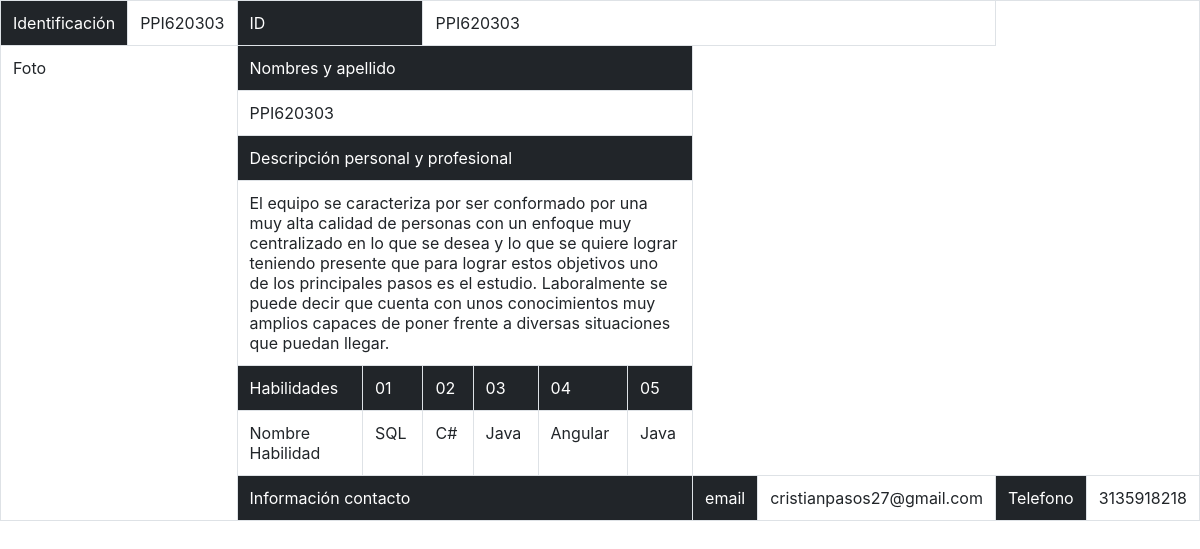
Screenshot of /formularios/Equipo.php with the database file from the repository.
### tables this page shows
CREATE TABLE `perfilequipo` (
  `idequipo` varchar(10) NOT NULL,
  `nombre` varchar(50) NOT NULL,
  `email` varchar(50) NOT NULL,
  `telefono` varchar(50) NOT NULL,
  `perfil` varchar(500) NOT NULL,
  `habilidad01` varchar(50) NOT NULL,
  `habilidad02` varchar(50) NOT NULL,
  `habilidad03` varchar(50) NOT NULL,
  `habilidad04` varchar(50) NOT NULL,
  `habilidad05` varchar(50) NOT NULL,
  `foto` varchar(50) NOT NULL
);

### clases.php (called while the page is built, shortened)
<?php
class db
{
    private $connect;
    function db_open()
    {
        $this->connect = new mysqli('localhost', 'root', '', 'website201901');
        $this->connect->set_charset('utf8');
    }
    function db_sql($sql)
    {
        $this->result = $this->connect->query($sql);
        return $this->result;
    }
}
?>

### formularios/Equipo.php (the view, shortened to what this page needs)
<html>
<head>
	<link rel="stylesheet" href="https://stackpath.bootstrapcdn.com/bootstrap/4.1.3/css/bootstrap.min.css">
</head>
<body>
		<?php
			include './clases.php';
			$query = new db();
			$sql = "SELECT * FROM perfilequipo";
			$result = $query->db_sql($sql);
			if($result != null){
				while($fila = $result->fetch_assoc()){
		?>
		<table class="table table-bordered">
		<tr>
			<td class="table-dark">Identificación</td><td><?php echo $fila["idequipo"];?></td><td class="table-dark" colspan="6">ID</td><td colspan="6"><?php echo $fila["idequipo"];?></td>
		</tr>
		<tr>
			<td colspan="6" rowspan="7">Foto</td>
			<td colspan="6" class="table-dark">Nombres y apellido</td>
		</tr>
		<tr>
			<td colspan="6"><?php echo $fila["idequipo"];?></td>
		</tr>
		<tr>
			<td colspan="6" class="table-dark">Descripción personal y profesional</td>
		</tr>
		<tr>
			<td colspan="6"><?php echo $fila["perfil"];?>
			</td>
		</tr>
		<tr>
			<td class="table-dark">Habilidades</td>
			<td class="table-dark">01</td>
			<td class="table-dark">02</td>
			<td class="table-dark">03</td>
			<td class="table-dark">04</td>
			<td class="table-dark">05</td>
		</tr>
		<tr>
			<td>Nombre Habilidad</td>
			<td><?php echo $fila["habilidad01"];?> </td>
			<td><?php echo $fila["habilidad02"];?> </td>
			<td><?php echo $fila["habilidad03"];?> </td>
			<td><?php echo $fila["habilidad04"];?> </td>
			<td><?php echo $fila["habilidad05"];?> </td>
		</tr>
		<tr>
			<td colspan="6" class="table-dark">Información contacto</td>
			<td class="table-dark">email</td>
			<td colspan="3"><?php echo $fila["email"];?> </td>
			<td class="table-dark">Telefono</td>
			<td><?php echo $fila["telefono"];?> </td>
		</tr>
	</table>
	<?php
			}
		}
	?>
</body>
</html>

### rows the page displays
perfilequipo: idequipo "PPI620303", perfil "El equipo se caracteriza por ser conformado por una muy alta calidad de personas con un enfoque muy centralizado en lo que se desea y lo que se quiere lograr teniendo presente que para lograr estos objetivos uno de los principales pasos es el estudio. Laboralmente se puede decir que cuenta con unos conocimientos muy amplios capaces de poner frente a diversas situaciones que puedan llegar.", habilidad01 "SQL", habilidad02 "C#", habilidad03 "Java", habilidad04 "Angular", habilidad05 "Java", email "cristianpasos27@gmail.com", telefono "3135918218"
